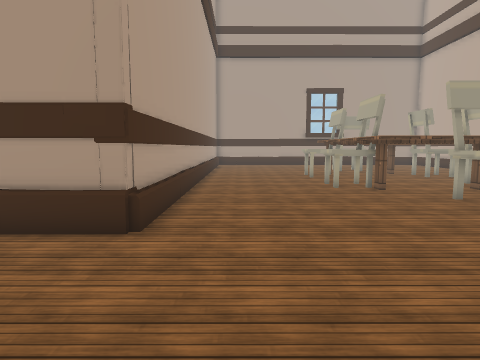
[1] (above)

23 first-person views from a walk through a Unity game level. The camera is 1.5 m above the floor, tilts 6° down and sees 75° across. The floor is counted in squares, 1 m on a side. Each view is taken from the middle of a square. On the plan, view 1 faces up. The plan holds only what a view shows up to about 15 squares ahead; the rest is blank. The place goes on beyond the plan. The player is left out. Some surface patterns are stand-ins.

[2]
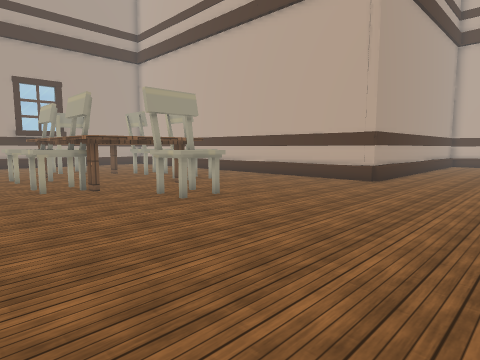

[3]
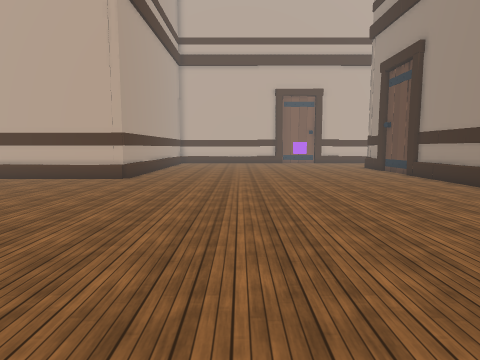

[4]
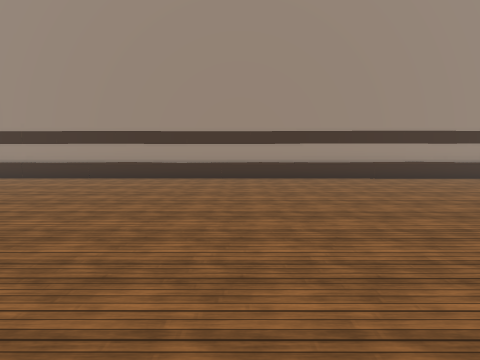

[5]
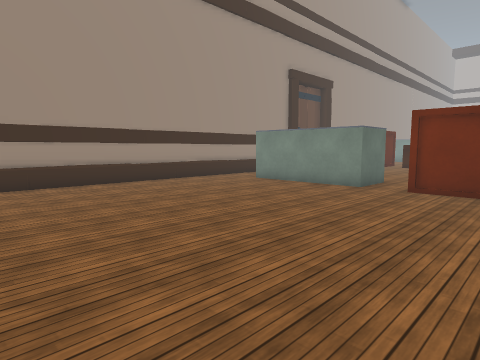

[6]
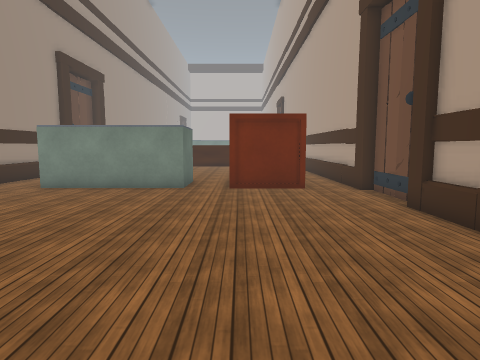

[7]
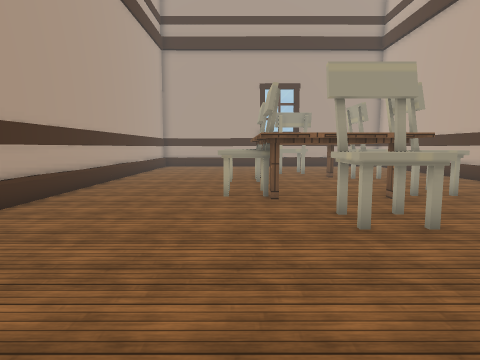

[8]
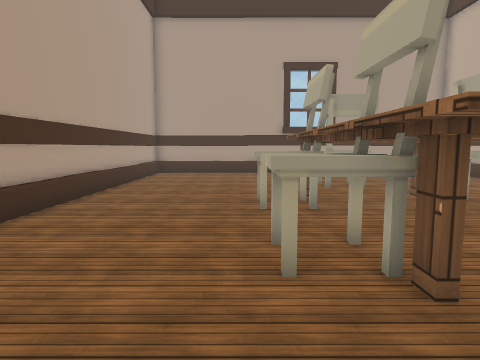

[9]
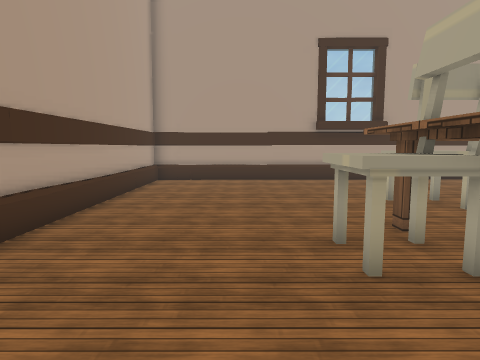

[10]
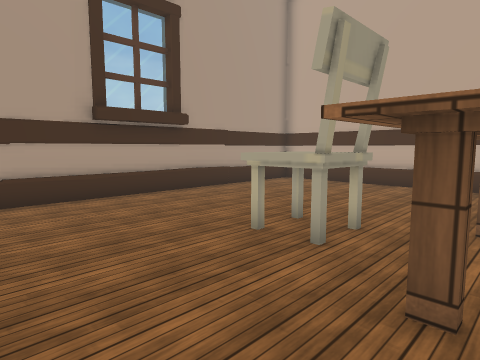

[11]
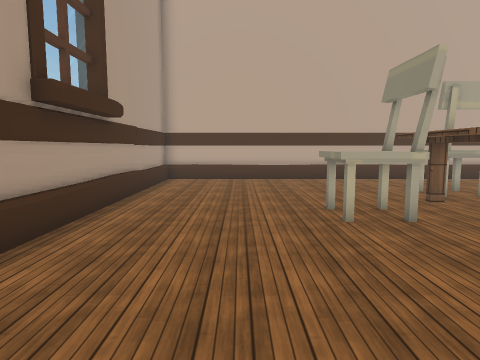

[12]
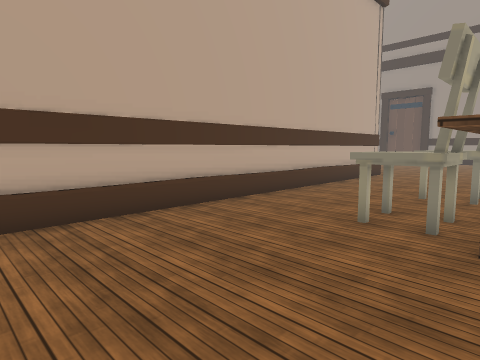

[13]
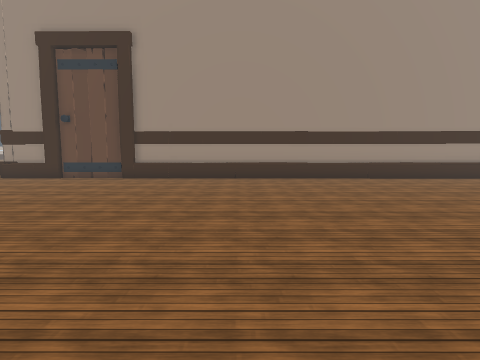

[14]
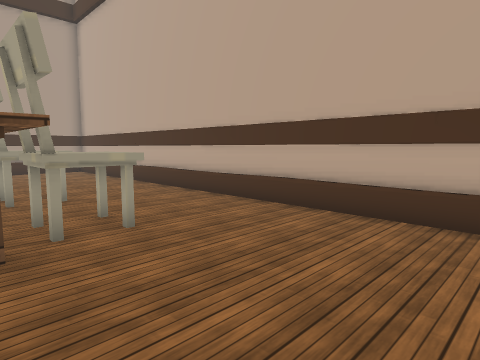

[15]
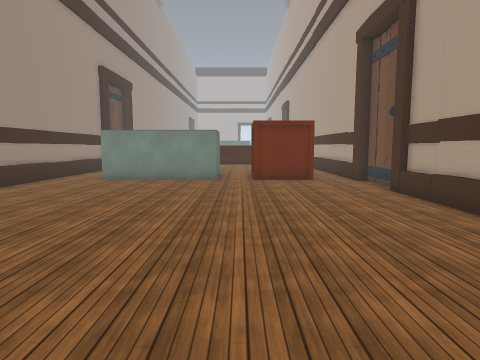

[16]
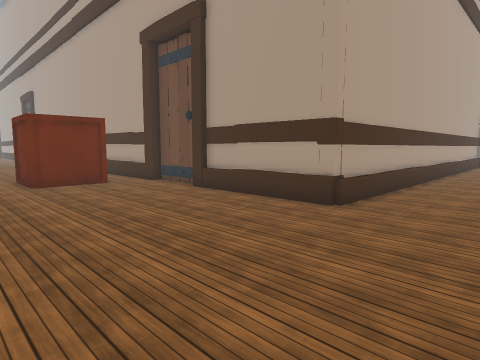

[17]
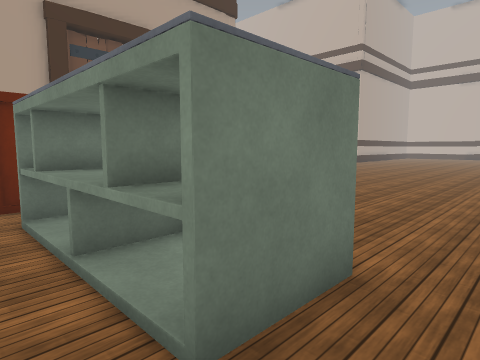

[18]
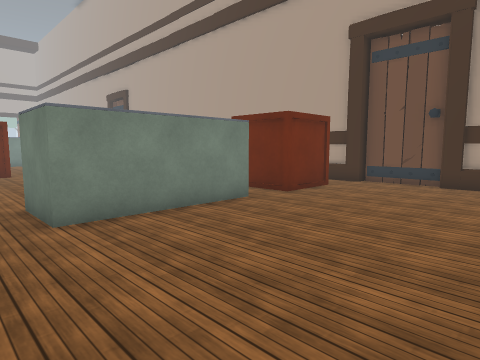

[19]
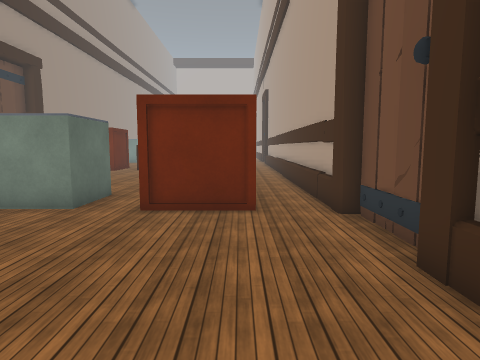

[20]
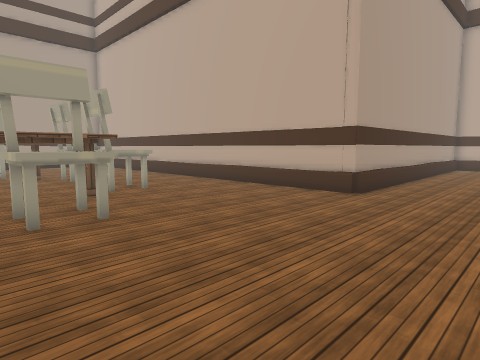

[21]
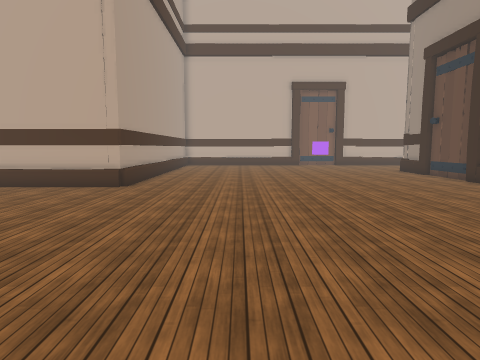

[22]
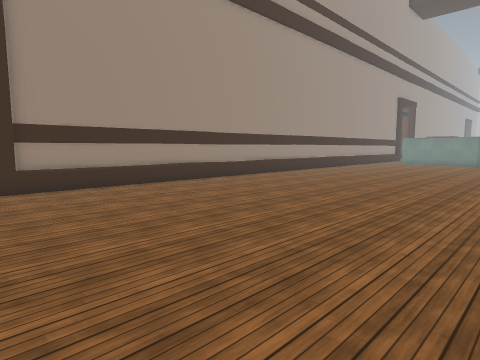

[23]
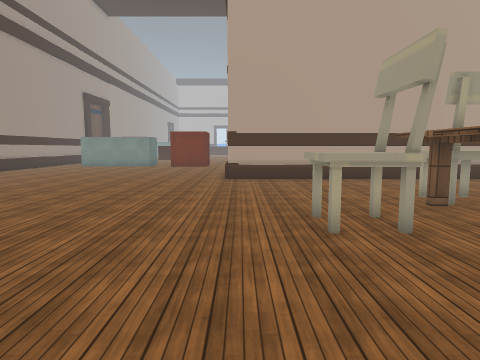

### Floor plan
Key: @ floor where view 1 was taken; # wall or solid block; . floor; = window, fence, low wall or low ledge; ^ raised ledge; C chair; O other object.
Columns run from 15 left of view 1 to 18 right of it. Each row starts with its distance up from view 1.
 27              ##################
 26              ##===============#
 25              #................#
 24              #................#
 23              #................#
 22              #................#
 21              #.......CCC......#
 20              #.......CCC......#
 19              #.......CC.......#
 18              #......#^^^^.....#
 17              #....CC#  ^CCC...#
 16              #....CC#   CCC...#
 15              #......#   C.....#
 14              #......#   ^.....#
 13              #....CC#   CCC...#
 12              #....CCC   CCC...#
 11              #......#^^^C.....#
 10              #................#
  9              #.......CCC......#
  8              #.......CCC......#
  7              #................#
  6 #########   ##................##
  5 ==###..#######................####
  4 ..................................
  3    O..............................
  2     ..............................
  1 .OOO..............................
  0 ...............@..................
 -1 .OOO..............................
 -2  OOO.............................
 -3  OOO..............................
 -4 .OOO..............................
 -5 .OOO..............................
 -6 .OOO..............................
 -7 ..................................
 -8 ..................................
 -9 ^^^###^^^##^^^^^##################

Positions as (right, up) in squares from view 1, and headings:
1: (0, 0), facing up
2: (1, 0), facing up-right
3: (0, 0), facing right
4: (4, 6), facing down
5: (0, 4), facing down-left
6: (0, 1), facing left
7: (4, 2), facing up
8: (3, 8), facing up
9: (2, 12), facing up
10: (2, 17), facing up-right
11: (0, 23), facing right
12: (8, 23), facing down-right
13: (11, 6), facing down
14: (8, 6), facing up-right
15: (3, 0), facing left
16: (2, -2), facing up-left
17: (-15, -8), facing up-right
18: (-5, -8), facing up-left
19: (-4, 3), facing left
20: (5, 1), facing up-right
21: (3, 1), facing right
22: (18, 3), facing down-left
23: (13, 6), facing left
